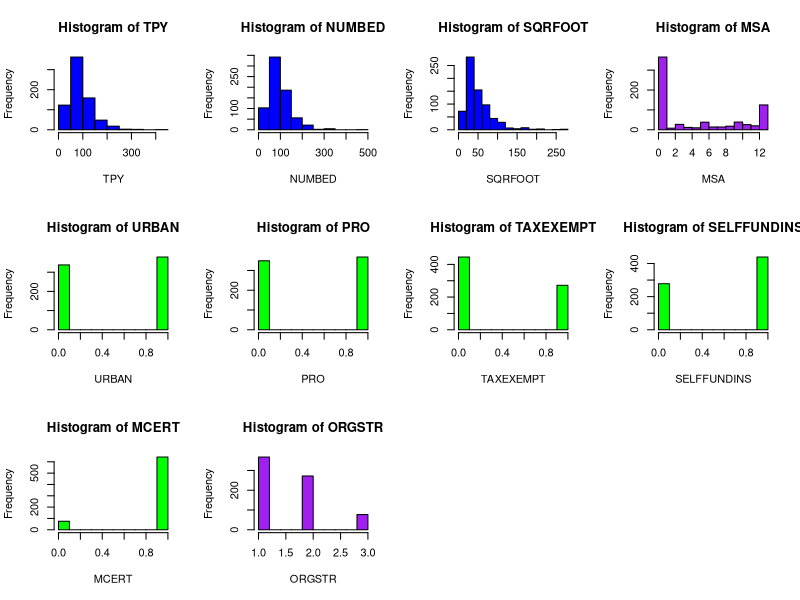
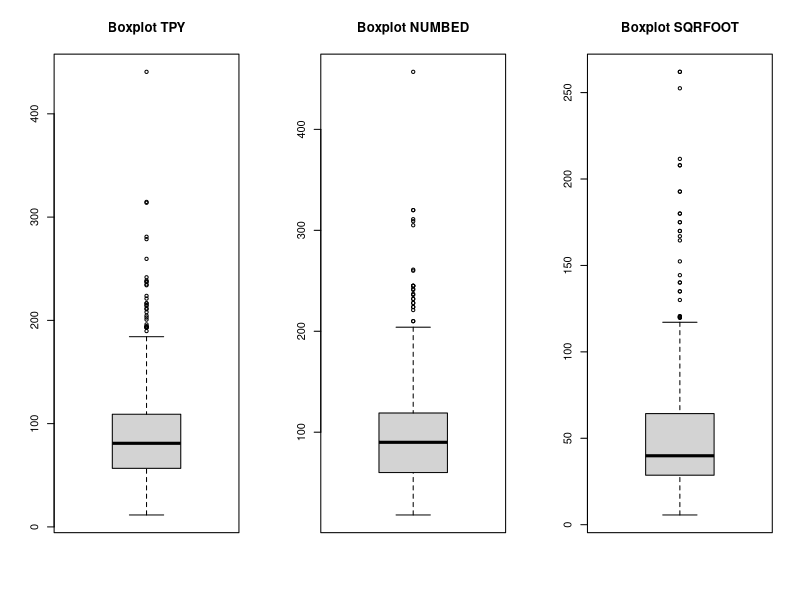
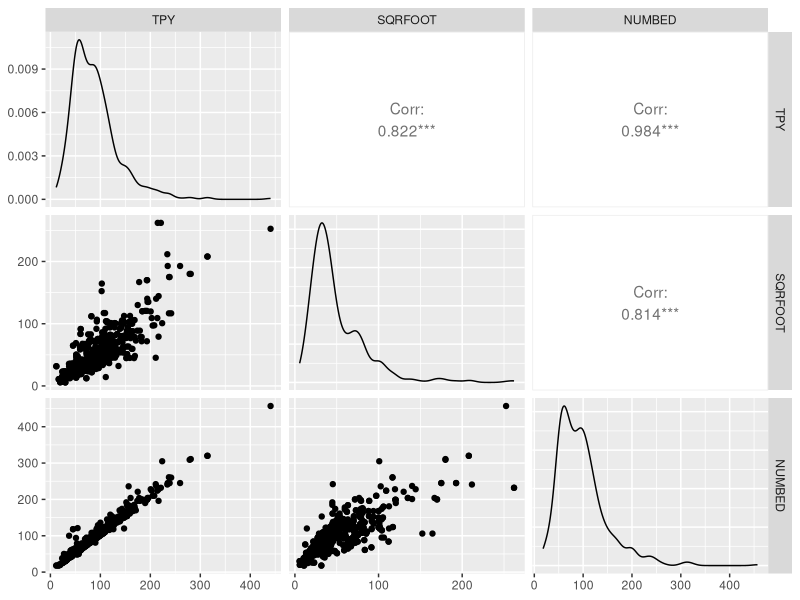
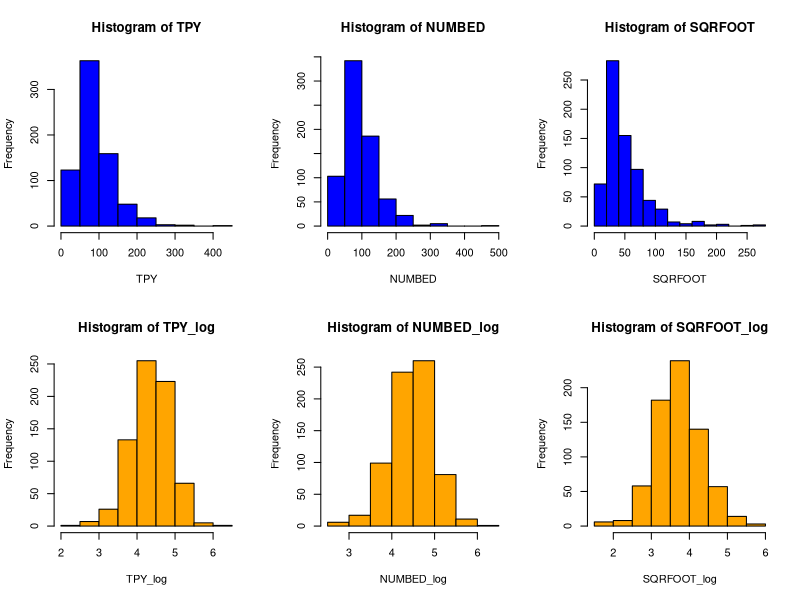
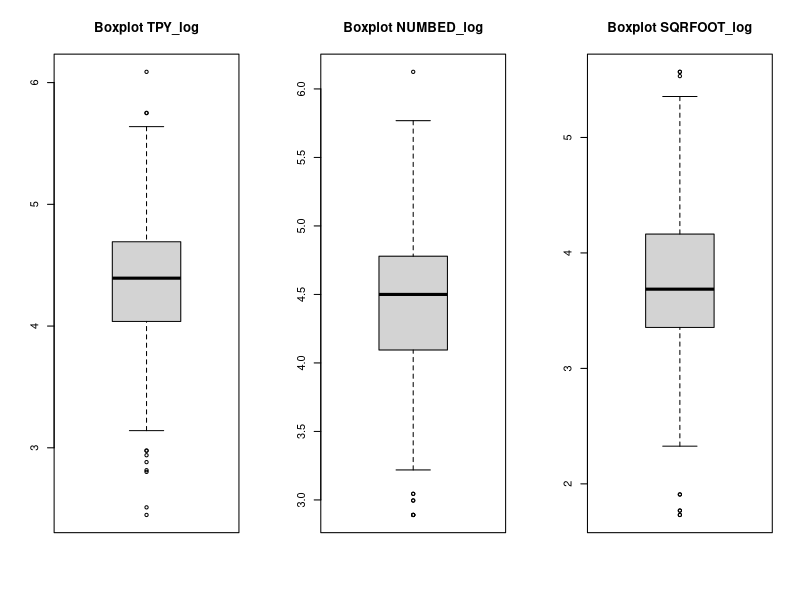
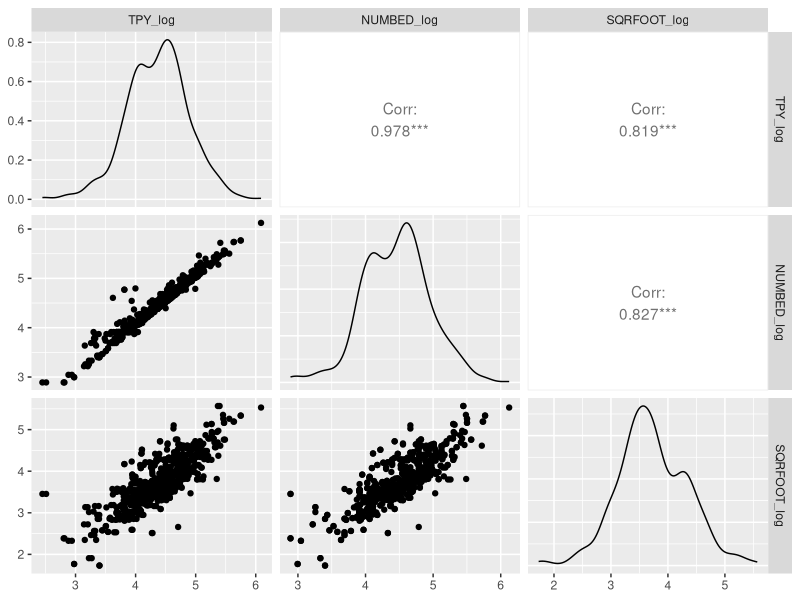

Generate these figures, in order, with R:
## ---- chunk 1
datafile <- read.csv("WiscNursingHome.csv")
datafile
## ---- chunk 2
# Set the layout of the graph
par(mfrow = c(3,4))

# Draw the first histogram
hist(datafile$TPY, main = "Histogram of TPY", xlab = "TPY", col = "blue")

# Draw the second histogram
hist(datafile$NUMBED, main = "Histogram of NUMBED", xlab = "NUMBED", col = "blue")

# Draw the third histogram
hist(datafile$SQRFOOT, main = "Histogram of SQRFOOT", xlab = "SQRFOOT", col = "blue")
hist(datafile$MSA, main = "Histogram of MSA", xlab = "MSA", col = "purple")
hist(datafile$URBAN, main = "Histogram of URBAN", xlab = "URBAN", col = "green")
hist(datafile$PRO, main = "Histogram of PRO", xlab = "PRO", col = "green")
hist(datafile$TAXEXEMPT, main = "Histogram of TAXEXEMPT", xlab = "TAXEXEMPT", col = "green")
hist(datafile$SELFFUNDINS, main = "Histogram of SELFFUNDINS", xlab = "SELFFUNDINS", col = "green")
hist(datafile$MCERT, main = "Histogram of MCERT", xlab = "MCERT", col = "green")
hist(datafile$ORGSTR, main = "Histogram of ORGSTR", xlab = "ORGSTR", col = "purple")
## ---- chunk 3
summary(subset(datafile, select = c(TPY, SQRFOOT, NUMBED)))
## ---- chunk 4

par(mfrow = c(1, 3))

boxplot(datafile$TPY, main = "Boxplot TPY")
 
boxplot(datafile$NUMBED, main = "Boxplot NUMBED")

boxplot(datafile$SQRFOOT, main = "Boxplot SQRFOOT")
## ---- chunk 5
library(ggplot2)
options(warn = - 1)
# install.packages("GGally")
library(GGally)
ggpairs(subset(datafile, select = c(TPY, SQRFOOT, NUMBED)))
## ---- chunk 6
library("dplyr")
years_comparison <- datafile %>% 
  group_by(hospID) %>%
  summarise(SQRFOOT_2000 =  SQRFOOT[CRYEAR == 2000], SQRFOOT_2001 =  SQRFOOT[CRYEAR == 2001],
            NUMBED_2000 = NUMBED[CRYEAR == 2000], NUMBED_2001 = NUMBED[CRYEAR == 2001],
            TPY_2000 =  TPY[CRYEAR == 2000], TPY_2001 =  TPY[CRYEAR == 2001],
            NUMBED_2000 = NUMBED[CRYEAR == 2000], NUMBED_2001 = NUMBED[CRYEAR == 2001],
            MSA_2000 =  MSA[CRYEAR == 2000], MSA_2001 =  MSA[CRYEAR == 2001],
            URBAN_2000 = URBAN[CRYEAR == 2000], URBAN_2001 = URBAN[CRYEAR == 2001],
            TAXEXEMPT_2000 =  TAXEXEMPT[CRYEAR == 2000], TAXEXEMPT_2001 =  TAXEXEMPT[CRYEAR == 2001],
            PRO_2000 = PRO[CRYEAR == 2000], PRO_2001 = PRO[CRYEAR == 2001],
            MCERT_2000 =  MCERT[CRYEAR == 2000], MCERT_2001 =  MCERT[CRYEAR == 2001],
            SELFFUNDINS_2000 = SELFFUNDINS[CRYEAR == 2000], SELFFUNDINS_2001 = SELFFUNDINS[CRYEAR == 2001],
            ORGSTR_2000 =  ORGSTR[CRYEAR == 2000], ORGSTR_2001 =  ORGSTR[CRYEAR == 2001])
           
## ---- chunk 7
years_comparison$NUMBED_diff <- years_comparison$NUMBED_2001-years_comparison$NUMBED_2000
years_comparison$SQRFOOT_diff <- years_comparison$SQRFOOT_2001-years_comparison$SQRFOOT_2000
## ---- chunk 8
years_comparison
## ---- chunk 9
library(dplyr)
datafile_log <- datafile %>% mutate(TPY_log = log(TPY), NUMBED_log = log(NUMBED), SQRFOOT_log = log(SQRFOOT))
datafile_log
## ---- chunk 10
summary(subset(datafile_log, select = c(TPY_log, NUMBED_log, SQRFOOT_log, TPY, SQRFOOT, NUMBED)))
## ---- chunk 11
# Set the layout of the graph
par(mfrow = c(2,3))

# Draw the first histogram
hist(datafile_log$TPY, main = "Histogram of TPY", xlab = "TPY", col = "blue")

# Draw the second histogram
hist(datafile_log$NUMBED, main = "Histogram of NUMBED", xlab = "NUMBED", col = "blue")

# Draw the third histogram
hist(datafile_log$SQRFOOT, main = "Histogram of SQRFOOT", xlab = "SQRFOOT", col = "blue")
hist(datafile_log$TPY_log, main = "Histogram of TPY_log", xlab = "TPY_log", col = "orange")
hist(datafile_log$NUMBED_log, main = "Histogram of NUMBED_log", xlab = "NUMBED_log", col = "orange")
hist(datafile_log$SQRFOOT_log, main = "Histogram of SQRFOOT_log", xlab = "SQRFOOT_log", col = "orange")

## ---- chunk 12

par(mfrow = c(1, 3))

boxplot(datafile_log$TPY_log, main = "Boxplot TPY_log")
 
boxplot(datafile_log$NUMBED_log, main = "Boxplot NUMBED_log")

boxplot(datafile_log$SQRFOOT_log, main = "Boxplot SQRFOOT_log")
## ---- chunk 13
options(warn = - 1)
library(ggplot2)
library(GGally)
ggpairs(subset(datafile_log, select = c(TPY_log, NUMBED_log, SQRFOOT_log)))
## ---- chunk 14
library(dplyr)
#DATA CLEANING
datafile <- na.omit(datafile) #drop NAs
## ---- chunk 15

datafile$UTILIZATION_RATE <- datafile$TPY / datafile$NUMBED
## ---- chunk 16
#Transform into categorical variables
datafile$ORGSTR <- as.factor(datafile$ORGSTR)
datafile$MSA <- as.factor(datafile$MSA)
## ---- chunk 17
df_2000 <- datafile[datafile$CRYEAR == "2000", ]
df_2000
## ---- chunk 18
df_2001 <- datafile[datafile$CRYEAR == "2001", ]
df_2001
